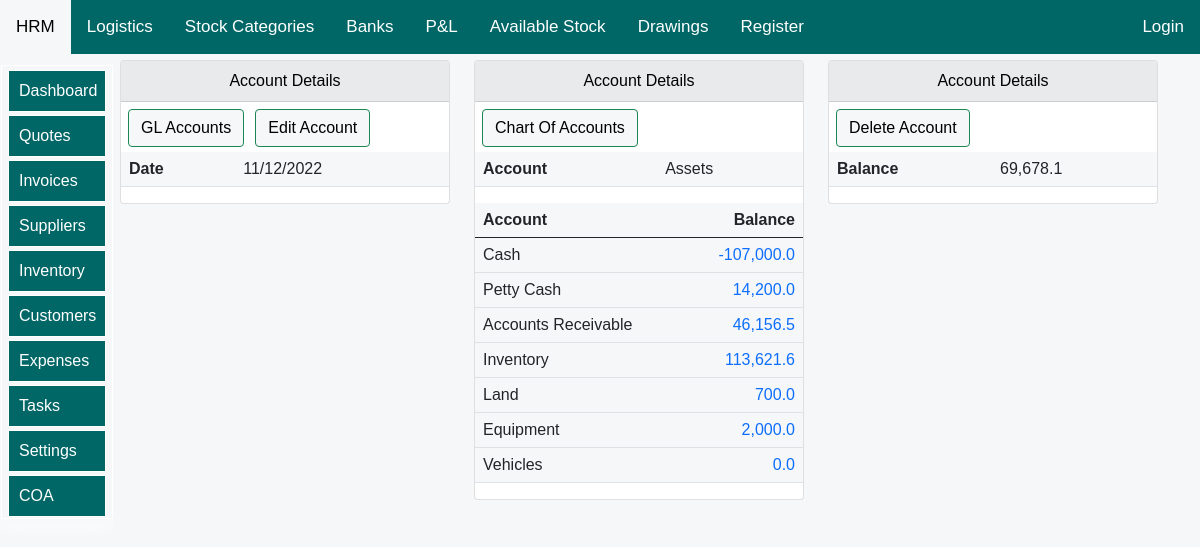
The page /View-General-Ledger-Details/2/ on the database its author committed.
### allifmaalapp/models.py (models this page shows, shortened)
class AllifmaalGeneralLedgersModel(models.Model):
    date=models.DateField(blank=True,null=True,auto_now_add=True)
    description=models.CharField(max_length=30,blank=True,null=True,unique=True)
    balance=models.DecimalField(max_digits=10,blank=False,null=True,decimal_places=1,default=0)

class AllifmaalChartOfAccountsModel(models.Model):
    mydefaultvalue=AllifmaalGeneralLedgersModel.objects.first()
    myitemid=mydefaultvalue.id
    Financial_Statement= [
    ('Income Statement','Income Statement'),
    ('Balance Sheet', 'Balance Sheet'),
    ]
    Account_nature= [
    ('Debit','Debit'),
    ('Credit', 'Credit'),
    ('Both', 'Both'),
    ]
    Account_Type= [
    ('Posting','Posting'),
    ('Heading', 'Heading'),
    ('Total', 'Total'),
    ('Begin-Total', 'Begin-Total'),
    ('End-Total', 'End-Total'),
    ]
    generalPosting=[
        ("sale","sale"),
        ("purchase","purchase"),
    ]
    code=models.CharField(max_length=20,blank=True,null=True,unique=True)
    description=models.CharField(max_length=30,blank=True,null=True,unique=True)
    balance=models.DecimalField(max_digits=10,blank=False,null=True,decimal_places=1,default=0)
    statement=models.CharField(choices=Financial_Statement,max_length=20,blank=True,null=True)
    category=models.ForeignKey(AllifmaalGeneralLedgersModel, blank=True, null=True, on_delete=models.SET_NULL,related_name='coaglrelname',default=myitemid)
    nature=models.CharField(choices=Account_nature,max_length=20,blank=True,null=True)
    type=models.CharField(choices=Account_Type,max_length=20,blank=True,null=True)
    posting=models.CharField(choices=generalPosting,max_length=20,blank=True,null=True)
    def __str__(self):
        return str(self.description)

### allifmaalapp/views.py (the view)
# urls.py: path('View-General-Ledger-Details/<str:pk>/', views.AllifmaalGeneralLedgerDetails, name="AllifmaalGeneralLedgerDetails"),
def AllifmaalGeneralLedgerDetails(request, pk):
    try:
        title="Allifmaal General Ledger Account Details"
        supplier_liabilities=AllifmaalSuppliersModel.objects.filter(balance__gte=1)
        gl_details= AllifmaalGeneralLedgersModel.objects.get(id=pk)
        related_accs=AllifmaalChartOfAccountsModel.objects.filter(category=gl_details)
        acc_balance=0
        for items in related_accs:
            acc_balance+=items.balance
            print(items)
        acc_total=acc_balance
        gl_details.balance=acc_total
        gl_details.save()
    except:
        return HttpResponse("There was a problem !")
    context = {
        "gl_details":gl_details,
        "related_accs":related_accs,
        "title":title,
        "acc_total":acc_total,
    }
    return render(request,'allifmaalapp/accounts/allifmal_gl_details.html',context)

### allifmaalapp/templates/allifmaalapp/accounts/allifmal_gl_details.html (shortened to what this page needs)
{% extends 'allifmaalapp/bases/allifbase.html'%}
{% load static %}
{% load humanize %}
{% load crispy_forms_tags %}
{% block style %}
<link href="{% static 'css/bootstrap.min.css' %}" rel="stylesheet">
<link rel="stylesheet" href="https://use.fontawesome.com/releases/v5.15.2/css/all.css"
>
<link href="{% static 'js/jquery-ui-1.12.1/jquery-ui.min.css' %}" rel="stylesheet">
<link href="{% static 'js/jquery-ui-1.12.1/jquery-ui.structure.min.css' %}" rel="stylesheet">
<link href="{% static 'js/jquery-ui-1.12.1/jquery-ui.theme.min.css' %}" rel="stylesheet">
   {%endblock%}
   {% block body %}
<div class="container">
<div class="row mt-12" >
<div class="col-md-4">
    <div class="card">
        <div id="allif-section-headers" class="card-header ">
            Account Details
        </div>
        <div >
            <a  href="{% url 'allifmaalapp:allifmaalGeneralLedgers' %}">
                <button id="allif-link-buttons" type="button" class="btn btn-success mybuttonlinks" >
                GL Accounts</button></a>
    <a  href="{% url 'allifmaalapp:updateAllifmaalGeneralLedger' gl_details.id %}">
    <button id="allif-link-buttons" type="button" class="btn btn-success mybuttonlinks" >
    Edit Account</button></a>
    </div>
      <table class="table">
        <tbody>
            <tr>
                <th>Date</th>
                <td>{{gl_details.date|date:'d/m/Y'}}</td>
                </tr>
        </tbody>
        </table>
            </div>
        </div>
<div class="col-md-4">
    <div class="card">
        <div id="allif-section-headers" class="card-header ">
            Account Details
        </div>
        <div >
        <a  href="{% url 'allifmaalapp:allifmaal_add_show_chart_of_account' %}">
        <button id="allif-link-buttons" type="button" class="btn btn-success mybuttonlinks" >
        Chart Of Accounts</button></a>
        </div>
      <table class="table">
        <tbody>
        <tr>
            <th>Account</th>
            <td>{{gl_details.description}}</td>
            </tr>
  </tbody>
  </table>
  <table class="table">
    <thead>
    <tr>
    <th>Account</th>
    <th  style="text-align: right;">Balance</th>
    </tr>
</thead>
<tbody>
    {% for acc in related_accs %}
  <tr>
      <td>{{acc.description}}</td>
      <td style="text-align: right;">
        <a href="{% url 'allifmaalapp:show_account_of_account_details' acc.id %}">
        {{acc.balance|intcomma}}
        </a>
    </td>
  </tr>
  {% endfor %}
  </tbody>
  </table>
            </div>
        </div>
<div class="col-md-4">
    <div class="card">
        <div id="allif-section-headers" class="card-header ">
        Account Details
        </div>
        <div >
    <a  href="{% url 'allifmaalapp:deleteAllifmaalGeneralLedgerAccount' gl_details.id %}">
    <button id="allif-link-buttons" type="button" class="btn btn-success mybuttonlinks" >
        Delete Account</button></a>
    </div>
      <table class="table">
        <tbody>
            <tr>
                <th>Balance</th>
                <td>{{gl_details.balance|intcomma}}</td>
                </tr>
        </tbody>
        </table>
            </div>
        </div>
    </div>
</div>
   {% endblock %}

### allifmaalapp/templates/allifmaalapp/accounts/allifmal_gl_details.html (style rules this page uses)
body { font-size: 2rem; opacity: 1; position:sticky; overflow: auto; text-align: left; max-width: 100%; background-color: #F6F7F8; margin: auto; padding: auto; }
.container { background-color: #F6F7F8; }
table { background-color: #F6F7F8; }
.mybuttonlinks { margin-top: 7px; margin-left: 7px; margin-bottom: 5px; }
#allif-section-headers { background-color: #e9eaec; color: black; font-size: 16px; text-align: center; }
#allif-link-buttons { background-color: #F6F7F8; color: black; }
@media screen and (min-width:1000px) and (max-width:2000px) { .container { margin-top: 10px; display: block; font-size: 0.95rem; margin-left:auto ; margin-right: auto; margin: auto; padding-left: 90px; } }
a:link { text-decoration: none; }

### allifmaalapp/templates/allifmaalapp/bases/topnavbar.html (style rules this page uses)
body { margin: 0; font-family: Arial, Helvetica, sans-serif; }

### allifmaalapp/templates/allifmaalapp/bases/sidenavbar.html (style rules this page uses)
:root { --sidebar_font_size:1.0rem; }

### rows shown on the page
AllifmaalGeneralLedgersModel: date "11/12/2022", description "Assets", balance "69,678.1"
AllifmaalChartOfAccountsModel: description "Cash", balance "-107,000.0"
AllifmaalChartOfAccountsModel: description "Petty Cash", balance "14,200.0"
AllifmaalChartOfAccountsModel: description "Accounts Receivable", balance "46,156.5"
AllifmaalChartOfAccountsModel: description "Inventory", balance "113,621.6"
AllifmaalChartOfAccountsModel: description "Land", balance "700.0"
AllifmaalChartOfAccountsModel: description "Equipment", balance "2,000.0"
AllifmaalChartOfAccountsModel: description "Vehicles", balance "0.0"
